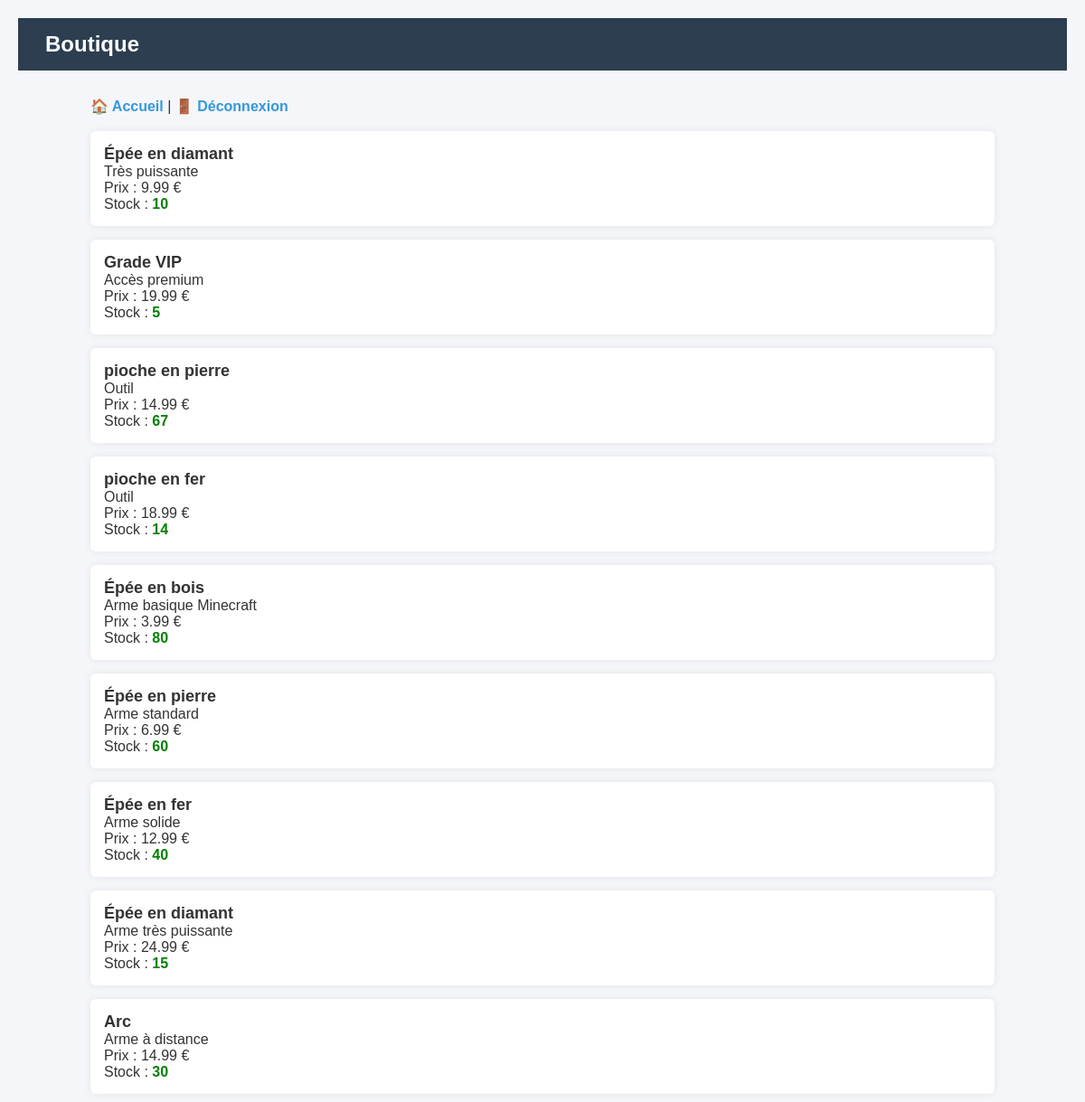
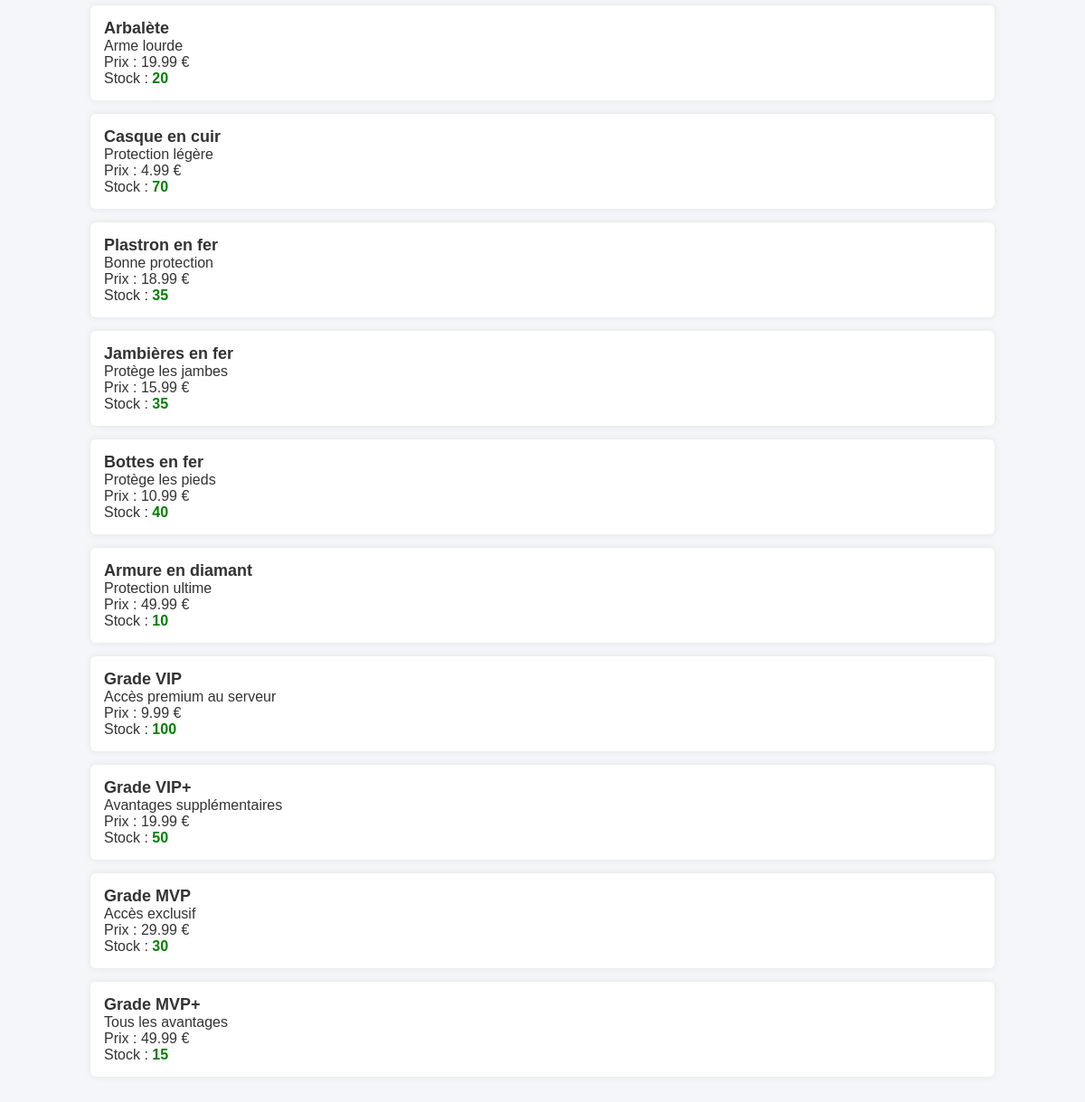
/public/shop.php (signed in), run on the app's committed database (2 pictures, top to bottom).
### tables this page shows
CREATE TABLE IF NOT EXISTS `products` (
  `id` int NOT NULL AUTO_INCREMENT,
  `name` varchar(100) NOT NULL,
  `description` text,
  `price` decimal(10,2) NOT NULL,
  `image` varchar(255) DEFAULT NULL,
  `stock` int DEFAULT '0',
  `type` varchar(50) NOT NULL,
  `category_id` int NOT NULL,
  `created_at` datetime DEFAULT CURRENT_TIMESTAMP,
  PRIMARY KEY (`id`),
  KEY `fk_category` (`category_id`)
);

### autoload.php (called while the page is built, shortened)
<?php
spl_autoload_register(function ($class) {
    $baseDir = __DIR__ . '/src/';
    $file = $baseDir . str_replace('\\', '/', $class) . '.php';
});

### src/repository/ProductRepository.php (called while the page is built, shortened)
<?php
class ProductRepository
{
    private PDO $pdo;
    public function __construct(PDO $pdo)
    {
        $this->pdo = $pdo;
    }
    public function findAll(): array
    {
        $stmt = $this->pdo->query("SELECT * FROM products");
        $rows = $stmt->fetchAll();
        $products = [];
        foreach ($rows as $row) {
            $products[] = new Product(
                (int)$row['id'],
                $row['name'],
                $row['description'],
                (float)$row['price'],
                (int)$row['category_id'],
                (int)$row['stock']
            );
        }
        return $products;
    }
}

### src/entity/Product.php (called while the page is built, shortened)
<?php
class Product
{
    private string $name;
    private string $description;
    private float $price;
    private int $stock;
    public function __construct(
        ?int $id,
        string $name,
        string $description,
        float $price,
        int $category_id,
        int $stock
    ) {
        $this->name = $name;
        $this->description = $description;
        $this->price = $price;
        $this->stock = $stock;
    }
    public function getName(): string { return $this->name; }
    public function getDescription(): string { return $this->description; }
    public function getPrice(): float { return $this->price; }
    public function getStock(): int { return $this->stock; }
}

### public/shop.php (the view, shortened to what this page needs)
<?php
require_once __DIR__ . '/../autoload.php';
require_once __DIR__ . '/../config/database.php';
$repo = new ProductRepository($pdo);
$products = $repo->findAll();
?>
<!DOCTYPE html>
<html lang="fr">
<head>
    <link rel="stylesheet" href="/Projet-AT-Shop/public/assets/css/style.css">
</head>
<body>
<header>
    <h1>Boutique</h1>
</header>
<div class="container">
    <a href="index.php">🏠 Accueil</a> |
    <a href="logout.php">🚪 Déconnexion</a>
    <br><br>
    <?php foreach ($products as $product): ?>
        <div class="product-card">
            <strong><?= htmlspecialchars($product->getName()) ?></strong><br>
            <?= htmlspecialchars($product->getDescription()) ?><br>
            Prix : <?= $product->getPrice() ?> €<br>
            <?php if ($product->getStock() > 0): ?>
                Stock : <span class="stock-ok"><?= $product->getStock() ?></span>
            <?php else: ?>
                <span class="stock-zero">Rupture</span>
            <?php endif; ?>
        </div>
    <?php endforeach; ?>
</div>
</body>
</html>

### public/assets/css/style.css (style rules this page uses)
* { margin: 0; padding: 0; box-sizing: border-box; font-family: Arial, Helvetica, sans-serif; }
body { background-color: #f5f6fa; color: #333; padding: 20px; }
header { background: #2c3e50; color: white; padding: 15px 30px; margin-bottom: 30px; }
header h1 { font-size: 24px; }
a { color: #3498db; text-decoration: none; font-weight: bold; }
.product-card { background: white; padding: 15px; margin-bottom: 15px; border-radius: 6px; box-shadow: 0 0 8px rgba(0,0,0,0.08); }
.product-card strong { font-size: 18px; }
.stock-ok { color: green; font-weight: bold; }
.container { max-width: 1000px; margin: auto; }

### data on the page
products: name "Épée en diamant", description "Très puissante", price "9.99", stock "10"
products: name "Grade VIP", description "Accès premium", price "19.99", stock "5"
products: name "pioche en pierre", description "Outil", price "14.99", stock "67"
products: name "pioche en fer", description "Outil", price "18.99", stock "14"
products: name "Épée en bois", description "Arme basique Minecraft", price "3.99", stock "80"
products: name "Épée en pierre", description "Arme standard", price "6.99", stock "60"
products: name "Épée en fer", description "Arme solide", price "12.99", stock "40"
products: name "Épée en diamant", description "Arme très puissante", price "24.99", stock "15"
products: name "Arc", description "Arme à distance", price "14.99", stock "30"
products: name "Arbalète", description "Arme lourde", price "19.99", stock "20"
products: name "Casque en cuir", description "Protection légère", price "4.99", stock "70"
products: name "Plastron en fer", description "Bonne protection", price "18.99", stock "35"
products: name "Jambières en fer", description "Protège les jambes", price "15.99", stock "35"
products: name "Bottes en fer", description "Protège les pieds", price "10.99", stock "40"
products: name "Armure en diamant", description "Protection ultime", price "49.99", stock "10"
products: name "Grade VIP", description "Accès premium au serveur", price "9.99", stock "100"
products: name "Grade VIP+", description "Avantages supplémentaires", price "19.99", stock "50"
products: name "Grade MVP", description "Accès exclusif", price "29.99", stock "30"
products: name "Grade MVP+", description "Tous les avantages", price "49.99", stock "15"
